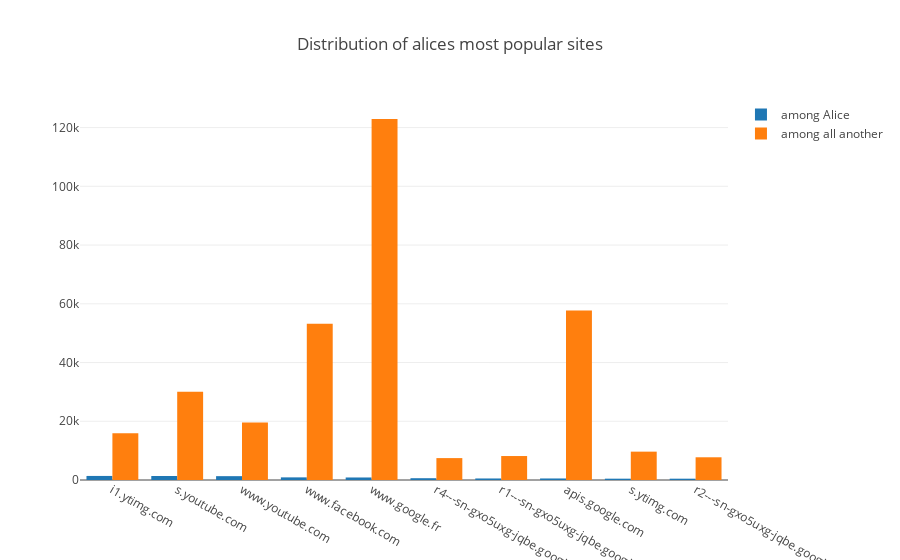

Here is the notebook cell this chart was saved with:
### Code cell
data5 = [
    go.Bar(y=top_sites_alice, x=alices_top_names, name='among Alice'),
    go.Bar(y=alices_pop_sites, x=alices_top_names, name='among all another')
]
fig = go.Figure(data=data5, layout={'title': 'Distribution of alices most popular sites'})
iplot(fig)

### Figure 1 — Plotly figure (JSON) as saved in the notebook; plotly's stock layout.template omitted (floating-point values rounded to 4 significant figures)
{"data": [{"name": "among Alice", "type": "bar", "uid": "80498e", "x": ["i1.ytimg.com", "s.youtube.com", "www.youtube.com", "www.facebook.com", "www.google.fr", "r4---sn-gxo5uxg-jqbe.googlevideo.com", "r1---sn-gxo5uxg-jqbe.googlevideo.com", "apis.google.com", "s.ytimg.com", "r2---sn-gxo5uxg-jqbe.googlevideo.com"], "y": [1382, 1354, 1307, 897, 857, 609, 522, 522, 451, 447]}, {"name": "among all another", "type": "bar", "uid": "dd2193", "x": ["i1.ytimg.com", "s.youtube.com", "www.youtube.com", "www.facebook.com", "www.google.fr", "r4---sn-gxo5uxg-jqbe.googlevideo.com", "r1---sn-gxo5uxg-jqbe.googlevideo.com", "apis.google.com", "s.ytimg.com", "r2---sn-gxo5uxg-jqbe.googlevideo.com"], "y": [15888, 30037, 19615, 53197, 122919, 7457, 8160, 57736, 9654, 7737]}], "layout": {"autosize": true, "title": "Distribution of alices most popular sites", "xaxis": {"autorange": true, "range": [-0.5, 9.5], "type": "category"}, "yaxis": {"autorange": true, "range": [0, 129400.0], "type": "linear"}}}
